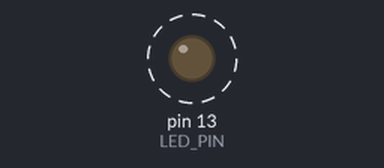
The sketch below on a simulated Arduino Leonardo, built with avr-gcc and run on an emulated ATmega32U4. Parts: output pins drawn as LEDs (lit = HIGH). Dashed ring = blinking. What the sketch prints to the serial monitor is not drawn.

Above: at 2.3 s.
Timing chart, 0 to 5.0 s (numbered marks = the images above):
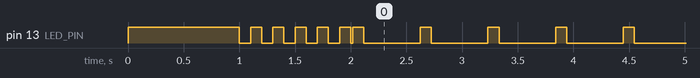

The sketch:

MemoryWatchdog.ino
```cpp
#include <MemoryFree.h>
#include <Watchdog.h>

// In this contrived test case, leak size granularity can affect whether
// the symptom (failure to perform task) appears or not.  If the leak size
// is much greater than the memory required to actually perform the task,
// then instead of failing to perform the task due to allocation problems,
// we'll fail to leak the last bit of memory due to allocation problems.
// Leak size is in bytes.
#define LEAK_SIZE 8
// Just for the benefit of the humans following along at home.  In ms.
#define ITERATION_DELAY 500
// Non-serial feedback
#define LED_PIN 13

unsigned long iteration;

void setup() {
  softResetMem(512);

  // Use LED for non-serial feedback about what's happening
  pinMode(LED_PIN, OUTPUT);
  // Hold LED solid for a second
  digitalWrite(LED_PIN, HIGH);
  delay(1000);
  // Thrash LED
  for (int i = 0; i < 5; i++) {
    digitalWrite(LED_PIN, LOW);
    delay(100);
    digitalWrite(LED_PIN, HIGH);
    delay(100);
  }
  digitalWrite(LED_PIN, LOW);

  // initialize serial and wait for port to open:
  Serial.begin(9600);
  unsigned long serialBegin = millis();
  while (!Serial && (millis() - serialBegin) < 5000) {
    // Wait for serial port to connect. Needed for Leonardo only.
    // I only give you 5 seconds to get it together though, because
    // otherwise the Leonardo is not very useful for embedded applications.
    ;
  }

  iteration = 0;

  Serial.println("Hello world");
}

boolean leak(int bytes) {
  // Leak heap.  You can't really leak stack.
  // Just for fun let's fragment it too.
  char *fragment = (char *)malloc(bytes);
  char *leak = NULL;
  if (fragment != NULL) {
    leak = (char *)malloc(bytes);
    free(fragment);
  }
  return (leak != NULL);
}

boolean performTask() {
  // Perform something which requires both stack and heap allocations
  char *reference = (char *)malloc(128);
  strcpy(reference, "foo0000000000111111111122222222223333333333444444444455555555556666666666777777777788888888889999999999");
  char foo[128];
  for (int i = 0; i <= strlen(reference); i++) {
    foo[i] = reference[i];
  }
  boolean success = (strcmp(foo, reference) == 0);
  free(reference);
  return success;
}

void loop() {
  heartbeat();
  Serial.print("Iteration #");
  Serial.println(++iteration);

  // Leak some memory
  Serial.print("Leaking ");
  Serial.print(LEAK_SIZE);
  Serial.print(" bytes: ");
  if (leak(LEAK_SIZE)) {
    Serial.println("Succeeded!");
  } else {
    Serial.println("Failed!");
  }

  // Attempt to perform a task which requires the allocation of memory
  Serial.print("Attempting to perform our memory-using task: ");
  if (performTask()) {
    Serial.println("Succeeded!");
  } else {
    Serial.println("Failed!");
  }

  Serial.print("Free memory: ");
  Serial.print(freeMemory());
  Serial.println(" bytes");
  Serial.println("");

  // Pulse LED on
  digitalWrite(LED_PIN, HIGH);
  delay(100);
  digitalWrite(LED_PIN, LOW);

  delay(ITERATION_DELAY);
}
```

Measured:
- by itself, pin 13 (LED_PIN): goes 5 × (LOW 0.10 s, HIGH 0.10 s), LOW 0.02 s, 210 × (HIGH 0.10 s, LOW 0.51 s), HIGH 0.10 s, then LOW
